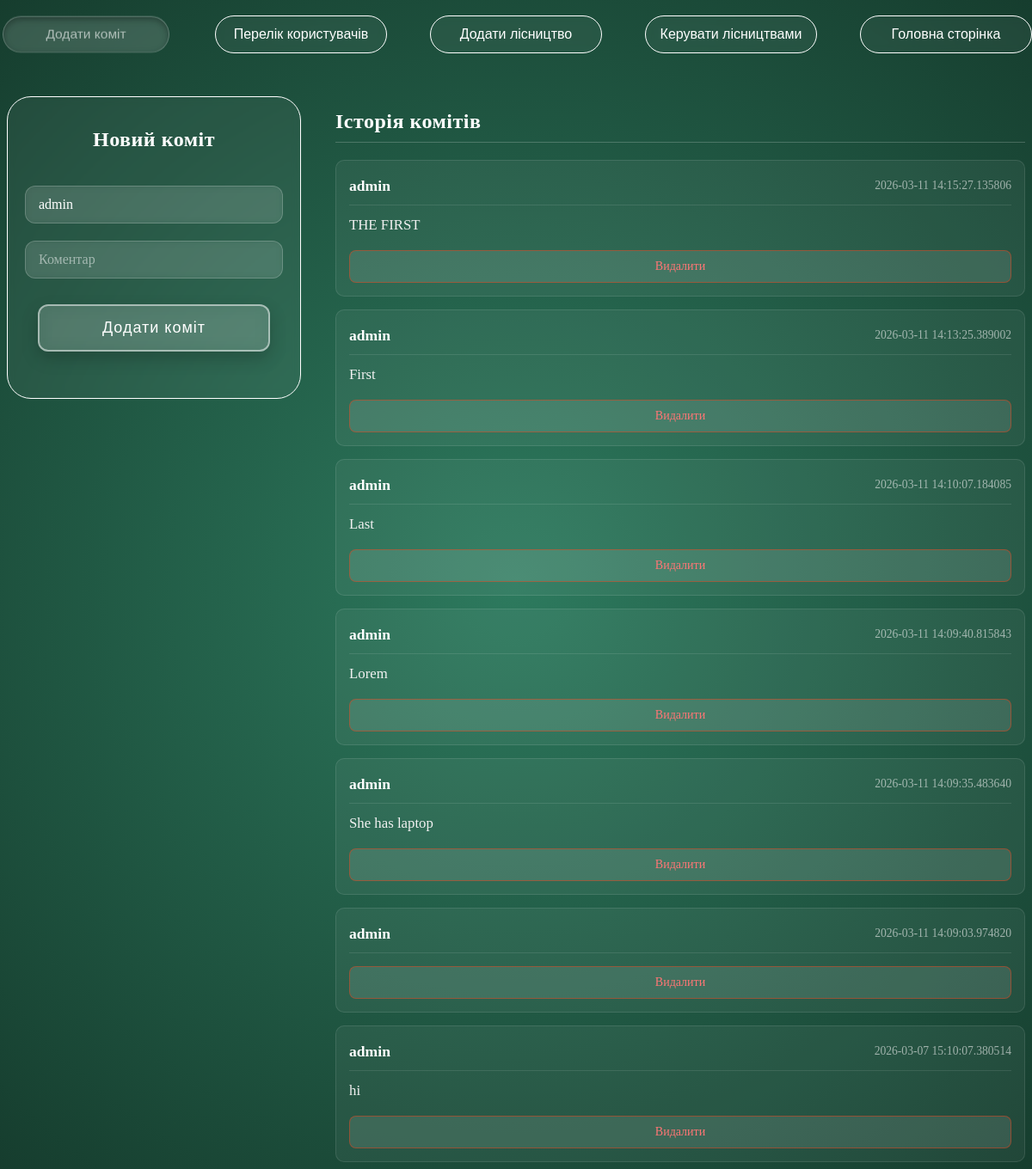
Page /comits (signed in) on the earlier database version.
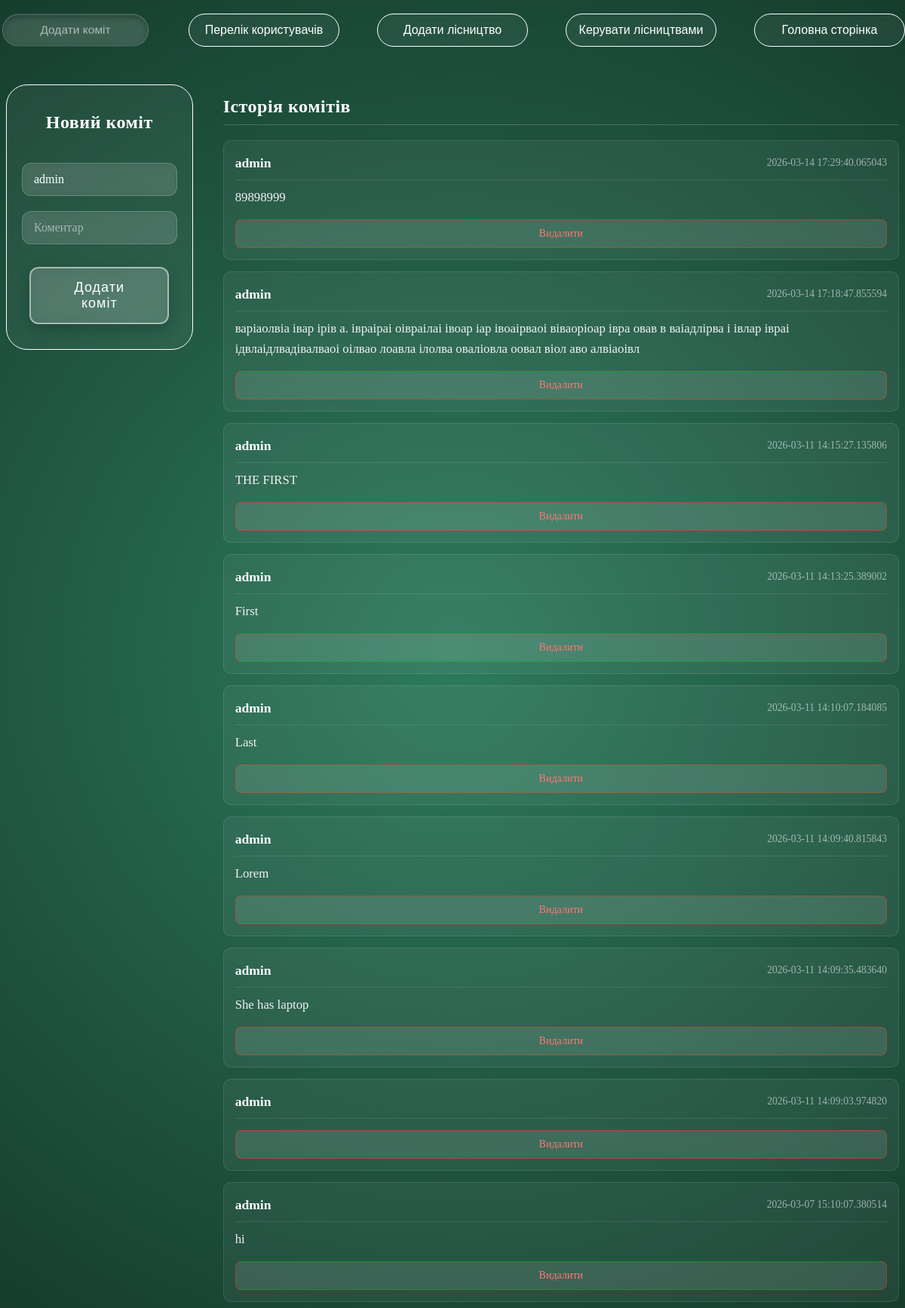
Same page on the later database version.
### DB.py (models this page shows)
class Comits(db.Model):
    id = db.Column(db.Integer, primary_key=True)
    username = db.Column(db.String(150), nullable=False)
    comment = db.Column(db.Text, nullable=False)
    date = db.Column(db.DateTime, nullable=False)

### app.py (the view, shortened to what this page needs)
@app.route('/comits', methods=['GET', 'POST'])
@login_required
@admin_required
def comits():
    all_comits = Comits.query.all()
    return render_template('comits.html', comits=all_comits)

### app.py (called while the page is built)
@login_manager.user_loader
def load_user(user_id):
    return User.query.get(int(user_id))

### templates/comits.html (shortened to what this page needs)
<!DOCTYPE html>
<html lang="en">
<head>
    <link rel="stylesheet" href="{{ url_for('static', filename='styles/admin-style.css') }}">
    <link rel="stylesheet" href="{{ url_for('static', filename='styles/btn-style.css') }}">
</head>
<body style="background: radial-gradient(circle at center, #2d7a5e 0%, #163d2e 100%);">
    <header>
        <a style="text-decoration: none;" href="{{ url_for('comits')}}"><button class="glass-button-white active">Додати коміт</button></a>
        <a style="text-decoration: none;" href="{{ url_for('all_users') }}"><button class="glass-button-white">Перелік користувачів</button></a>
        <a style="text-decoration: none;" href="{{ url_for('admin') }}"><button class="glass-button-white">Додати лісництво</button></a>
        <a style="text-decoration: none;" href="{{ url_for('change') }}"><button class="glass-button-white">Керувати лісництвами</button></a>
        <a style="text-decoration: none;" href="{{ url_for('main') }}"><button class="glass-button-white">Головна сторінка</button></a>
    </header>
    <div style="display: flex; justify-content: center; width: 100%; gap: 40px; padding: 0px;">
        <div class="input-box" style="height: 300px; padding-bottom: 30px; margin-top: 50px; position: sticky; top: 100px; min-width: 150px; width: 300px;">
            <h1 style="color: white; text-align: center; margin-bottom: 10px;">Новий коміт</h1>
            <form action="/comits" method="POST" style="display: flex; flex-direction: column; align-items: center; gap: 20px; margin-top: 20px;">
                <input type="text" name="username" class="input-box" placeholder="Username" value="{{ current_user.username }}" readonly>
                <input type="text" name="comment" class="input-box" placeholder="Коментар" required>
                <button type="submit" class="submit-btn" style="width: 90%; margin-top: 10px;">Додати коміт</button>
            </form>
        </div>
        <main style="margin-top: 50px; flex-grow: 1; max-width: 900px;">
            <h1 style="color: white; border-bottom: 1px solid rgba(255,255,255,0.2); padding-bottom: 10px; margin-bottom: 20px;">Історія комітів</h1>
            <div style="display: flex; flex-direction: column; gap: 15px;">
                {% for commit in comits|reverse %}
                <div class="text-light" style="background: rgba(255, 255, 255, 0.05); border: 1px solid rgba(255, 255, 255, 0.1); border-radius: 10px; padding: 15px;">
                    <div style="border-bottom: 1px solid rgba(255, 255, 255, 0.1); padding-bottom: 8px; margin-bottom: 10px; display: flex; justify-content: space-between; align-items: center;">
                        <strong>{{ commit.username }}</strong>
                        <span style="opacity: 0.6; font-size: 0.85em;">{{ commit.date }}</span>
                    </div>
                    <p style="margin: 0 0 15px 0; font-size: 1.05em; word-wrap: break-word;">{{ commit.comment }}</p>
                    <form action="/delete_commit/{{ commit.id }}" method="POST" style="margin: 0; text-align: right;">
                        <button type="submit" onclick="return confirm('Ви впевнені, що хочете видалити цей коміт?')" class="action-btn delete-btn">
                            Видалити
                        </button>
                    </form>
                </div>
                {% endfor %}
            </div>
        </main>
    </div>
</body>
</html>

Differences in the rows shown:
added Comits: username "admin", date "2026-03-14 17:29:40.065043", comment "89898999"
added Comits: username "admin", date "2026-03-14 17:18:47.855594", comment "варіаолвіа івар ірів а. івраіраі оівраілаі івоар іар івоаірваоі віваоріоар івра овав в ваіадлірва і івлар івраі ідвлаідлвадівалваоі оілвао лоавла ілолва оваліовла оовал віол аво алвіаоівл"
